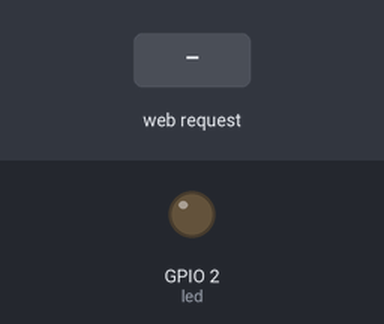
Simulated run of this sketch. Board: ESP32. On the bench: output pins drawn as LEDs (lit = HIGH). Inputs (shaded band) come from the test bench. WiFi joins after 1.5 s; servers stay silent unless stated; what the sketch prints to the serial monitor is not drawn.

Above: at 2.7 s.
2.8 s: HTTP request GET /ON received
At 3.4 s:
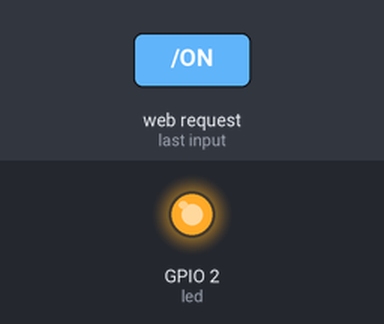
4.3 s: HTTP request GET /OFF received
At 4.6 s:
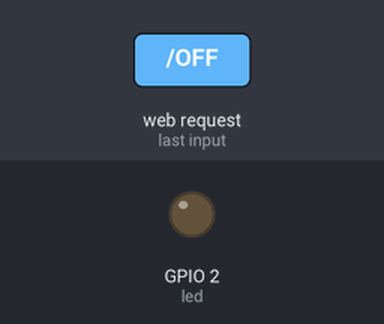
5.8 s: HTTP request GET /AUTO received
At 6.9 s:
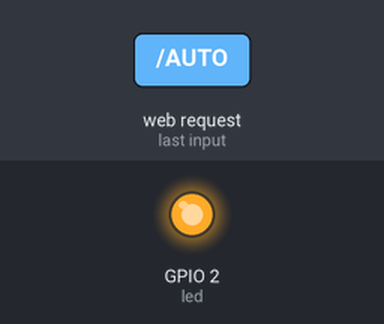
Timing chart, 0 to 14.8 s (numbered marks = the images above; inputs shaded):
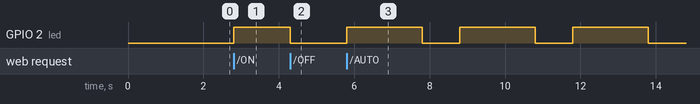

The sketch:

HelloServer.ino
```cpp
#include <WiFi.h>
#include <WiFiClient.h>
#include <WebServer.h>
#include <ESPmDNS.h>
#define led 2

const char* ssid = "DZ";
const char* password = "0011223344";

WebServer server(80);


void handleManualON() {
  digitalWrite(led, HIGH );
  server.send(200, "text/plain", "turn motor on!");
  //digitalWrite(led, 0);
}

void handleManualOFF() {
  digitalWrite(led, LOW );
  server.send(200, "text/plain", "turn motor off!");
  //digitalWrite(led, 0);
}

void handleAUTO() {
  for(int i=0;i<20;i++){
  server.send(200, "text/plain", "write code to condition motor depending on water level!");
  digitalWrite(led, HIGH);
  delay(2000);
  digitalWrite(led, LOW);
  delay(1000);
  //digitalWrite(led, 0);
  }
}


void setup(void) {
  pinMode(led, OUTPUT);
  digitalWrite(led, 0);
  Serial.begin(115200);
  WiFi.mode(WIFI_STA);
  WiFi.begin(ssid, password);
  Serial.println("");

  // Wait for connection
  while (WiFi.status() != WL_CONNECTED) {
    delay(500);
    Serial.print(".");
  }
  Serial.println("");
  Serial.print("Connected to ");
  Serial.println(ssid);
  Serial.print("IP address: ");
  Serial.println(WiFi.localIP());

  if (MDNS.begin("esp32")) {
    Serial.println("MDNS responder started");
  }

  server.on("/OFF", handleManualOFF);
  server.on("/ON", handleManualON);
  server.on("/AUTO", handleAUTO);

//  server.on("/inline", []() {
//    server.send(200, "text/plain", "this works as well");
//  });

//  server.onNotFound(handleNotFound);

  server.begin();
  Serial.println("HTTP server started");
}

void loop(void) {
  server.handleClient();
  delay(2);//allow the cpu to switch to other tasks
}
```

Measured:
- after the input at 2.8 s, GPIO 2 (led): LOW → HIGH at once
- after the input at 4.3 s, GPIO 2 (led): HIGH → LOW at once
- after the input at 5.8 s, GPIO 2 (led): alternates HIGH for 2.0 s and LOW for 1.0 s, starting at once
